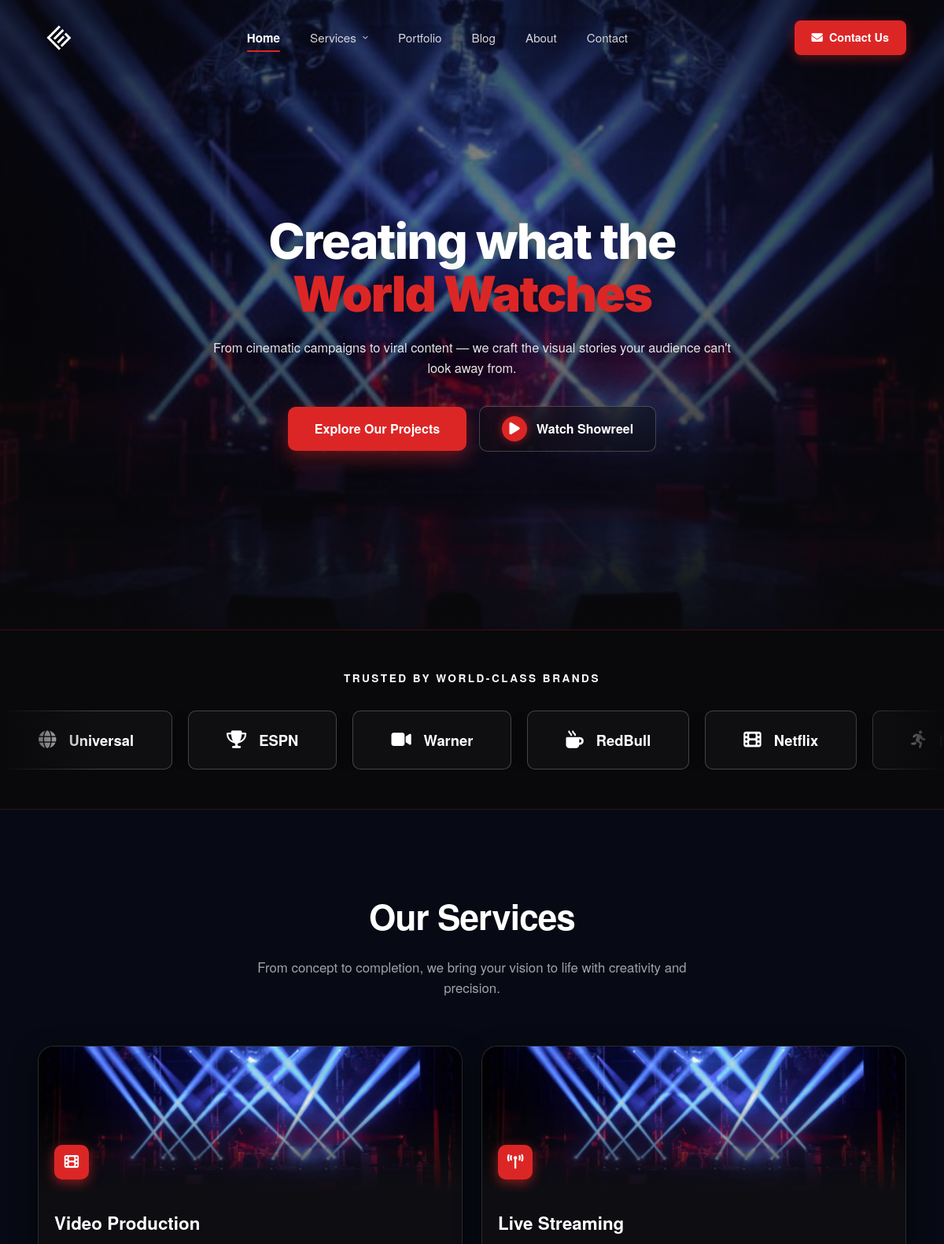
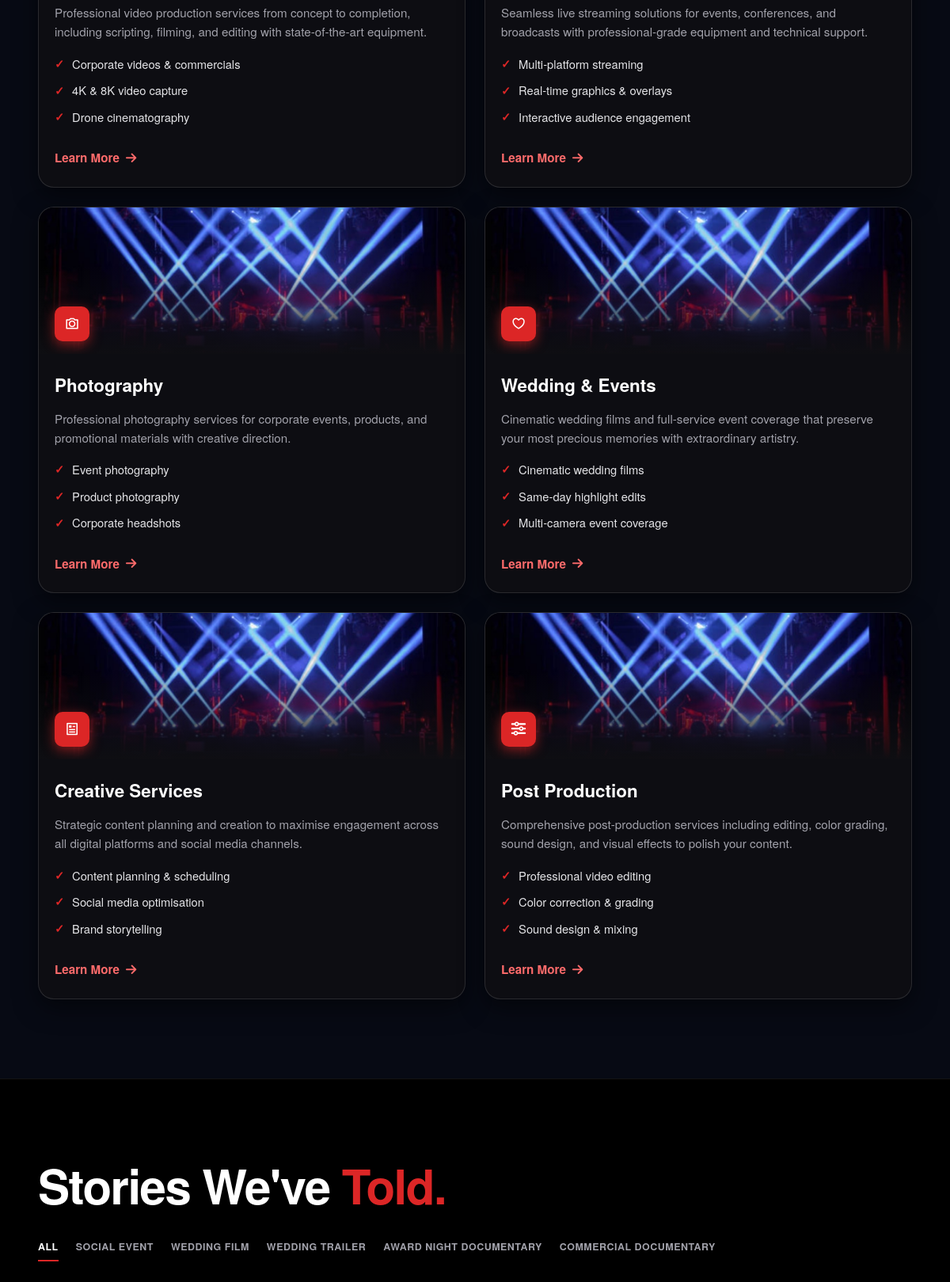
The page / (upper part) on the database its author committed (2 pictures, top to bottom).
### tables this page shows
CREATE TABLE IF NOT EXISTS `services` (
    `id` INT AUTO_INCREMENT PRIMARY KEY,
    `slug` VARCHAR(100) NOT NULL UNIQUE,
    `title` VARCHAR(150) NOT NULL,
    `subtitle` VARCHAR(255) DEFAULT NULL,
    `description` TEXT NOT NULL,
    `icon` VARCHAR(100) NOT NULL,
    `image_url` VARCHAR(255) DEFAULT NULL,
    `featured` TINYINT(1) DEFAULT 0,
    `created_at` DATETIME DEFAULT CURRENT_TIMESTAMP
);

### index.php (the view, shortened to what the rows shown need)
<?php
require_once __DIR__ . '/includes/functions.php';
$settings  = getSiteSettings();
require_once __DIR__ . '/includes/header.php';
$pdo = getDBConnection();
if ($pdo) {
    try {
        $services = $pdo->query("SELECT * FROM `services` ORDER BY `featured` DESC, `id` ASC LIMIT 6")->fetchAll();
    } catch (Exception $e) {}
}
?>
<section class="hero-stage" id="heroStage">
    <div class="container hero-container">
        <div class="hero-content">
            <h1 class="hero-title">
                <?php
                $line1 = htmlspecialchars($settings['hero_headline_line1'] ?? 'Creating what the');
                $line2 = htmlspecialchars($settings['hero_headline_line2'] ?? 'World Watches');
                echo $line1 . '<br><span class="hero-gradient-text">' . $line2 . '</span>';
                ?>
            </h1>
        </div>
    </div>
</section>
<?php
    $allBrandLogos = getBrandLogosRepo();
    $visibleBrands = array_values(array_filter($allBrandLogos, function($b) {
        return !empty($b['visible']);
    }));
?>
<section class="brands-section">
    <div class="brands-ticker-wrapper">
        <div class="brands-ticker-track">
            <?php foreach ($visibleBrands as $brand): ?>
                <div class="brand-card">
                    <?php if (!empty($brand['image'])): ?>
                        <img src="<?php echo htmlspecialchars(getCloudinaryUrl($brand['image'])); ?>" alt="<?php echo htmlspecialchars($brand['name']); ?>" style="max-height: 26px; max-width: 110px; object-fit: contain;">
                    <?php else: ?>
                        <i class="<?php echo htmlspecialchars(!empty($brand['icon']) ? $brand['icon'] : 'fa-solid fa-star'); ?>"></i>
                        <?php echo htmlspecialchars($brand['name']); ?>
                    <?php endif; ?>
                </div>
            <?php endforeach; ?>
        </div>
    </div>
</section>
<section class="section" id="services">
    <div class="container">
        <div class="section-title-wrapper" style="text-align: center;">
            <h2 class="section-title" style="font-size: 2.75rem; font-weight: 700;">Our Services</h2>
        </div>
        <div class="services-grid">
            <?php
            $homepageServices = getServicesRepo();
            foreach ($homepageServices as $sItem):
            ?>
                <div class="service-card">
                    <div class="service-card-banner">
                        <img src="<?php echo htmlspecialchars($sItem['image']); ?>" alt="<?php echo htmlspecialchars($sItem['title']); ?>" onerror="this.src='/assets/img/hero.jpg';">
                        <div class="service-icon-box"><i class="<?php echo htmlspecialchars($sItem['icon']); ?>"></i></div>
                    </div>
                    <div class="service-card-body">
                        <h3 class="service-title"><?php echo htmlspecialchars($sItem['title']); ?></h3>
                        <p class="service-desc"><?php echo htmlspecialchars($sItem['short_description']); ?></p>
                        <ul class="service-checklist">
                            <?php foreach (array_slice($sItem['card_features'], 0, 3) as $feat): ?>
                                <li><span class="check-icon">✓</span> <?php echo htmlspecialchars($feat); ?></li>
                            <?php endforeach; ?>
                        </ul>
                        <a href="/service-single.php?slug=<?php echo htmlspecialchars($sItem['slug']); ?>" class="service-learn-link">Learn More <i class="fa-solid fa-arrow-right"></i></a>
                    </div>
                </div>
            <?php endforeach; ?>
        </div>
    </div>
</section>
<section class="section" id="portfolio" style="background: #000000; border-top: 1px solid rgba(255, 255, 255, 0.08);">
    <div class="container">
        <div class="section-title-wrapper" style="margin-bottom: 30px; text-align: left;">
            <h2 class="section-title stories-heading" style="font-family: 'Helvetica Neue', Helvetica, Arial, sans-serif; font-size: 60px; font-weight: 800; letter-spacing: -1.5px; line-height: 1.1; text-align: left;">Stories We've <span style="color: #dc2626;">Told.</span></h2>
        </div>
    </div>
</section>
<?php require_once __DIR__ . '/includes/footer.php'; ?>

### rows shown on the page
services: name "Netflix", title "Video Production", short_description "Professional video production services from concept to completion, including scripting, filming, and editing with state-of-the-art equipment.", feat "Corporate videos & commercials", feat "4K & 8K video capture", feat "Drone cinematography"
services: title "Live Streaming", short_description "Seamless live streaming solutions for events, conferences, and broadcasts with professional-grade equipment and technical support.", feat "Multi-platform streaming", feat "Real-time graphics & overlays", feat "Interactive audience engagement"
services: title "Post Production", short_description "Comprehensive post-production services including editing, color grading, sound design, and visual effects to polish your content.", feat "Professional video editing", feat "Color correction & grading", feat "Sound design & mixing"

### other values the page prints
$line1 "Creating what the"
$line2 "World Watches"
$settings['hero_tagline'] "From cinematic campaigns to viral content — we craft the visual stories your audience can't look away from."
$settings['hero_primary_cta_text'] "Explore Our Projects"
$settings['hero_secondary_cta_text'] "Watch Showreel"
$brand['name'] "Universal"
$brand['name'] "ESPN"
$brand['name'] "Warner"
$brand['name'] "RedBull"
$sItem['title'] "Photography"
$sItem['short_description'] "Professional photography services for corporate events, products, and promotional materials with creative direction."
$feat "Event photography"
$feat "Product photography"
$feat "Corporate headshots"
$sItem['title'] "Wedding & Events"
